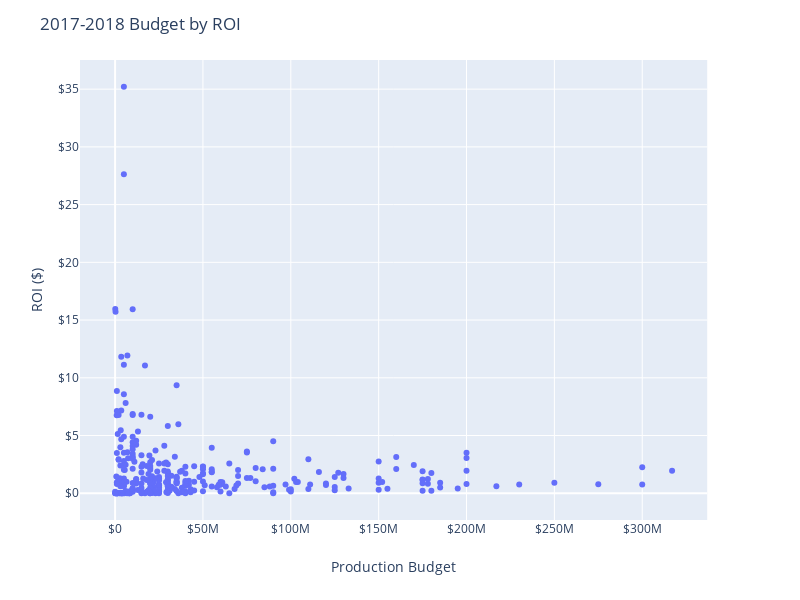

Source (notebook cell):
### Code cell
df_good_years = df_budgets[(df_budgets['release_year'] == 2017) | (df_budgets['release_year'] == 2018)]
fig2 = px.scatter(df_good_years, x='production_budget', y='domestic_roi', hover_data=['movie'], width=800, height=600)
fig2.update_layout(xaxis_title='Production Budget', yaxis_title='ROI ($)', title = '2017-2018 Budget by ROI')
fig2.update_yaxes(tickprefix="$")
fig2.update_xaxes(tickprefix="$")
fig2.show()
#plt.savefig('Images/July_scatter')

### Figure 1 — Plotly figure (JSON) as saved in the notebook; plotly's stock layout.template omitted (floating-point values rounded to 4 significant figures; data arrays with more than 128 entries replaced by an {"elided": "..."} marker saying what was removed)
{"data": [{"customdata": {"elided": "311x1 str values"}, "hoverlabel": {"namelength": 0}, "hovertemplate": "production_budget=%{x}<br>domestic_roi=%{y}<br>movie=%{customdata[0]}", "legendgroup": "", "marker": {"color": "#636efa", "symbol": "circle"}, "mode": "markers", "name": "", "showlegend": false, "type": "scatter", "x": {"elided": "311 int values"}, "xaxis": "x", "y": {"elided": "311 float values"}, "yaxis": "y"}], "layout": {"height": 600, "legend": {"tracegroupgap": 0}, "margin": {"t": 60}, "title": {"text": "2017-2018 Budget by ROI"}, "width": 800, "xaxis": {"anchor": "y", "domain": [0, 0.98], "tickprefix": "$", "title": {"text": "Production Budget"}}, "yaxis": {"anchor": "x", "domain": [0, 1], "tickprefix": "$", "title": {"text": "ROI ($)"}}}}
